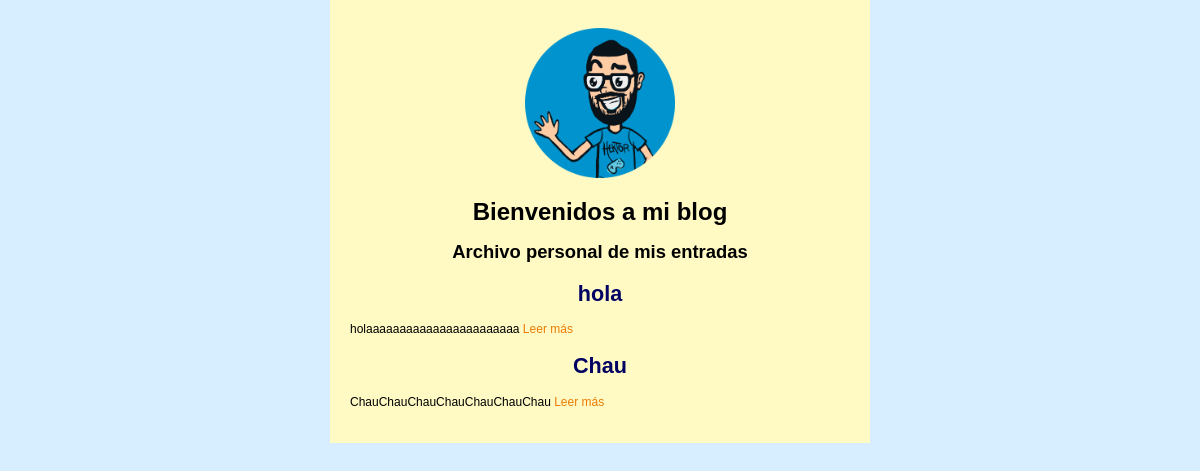
Before: / with the older database file.
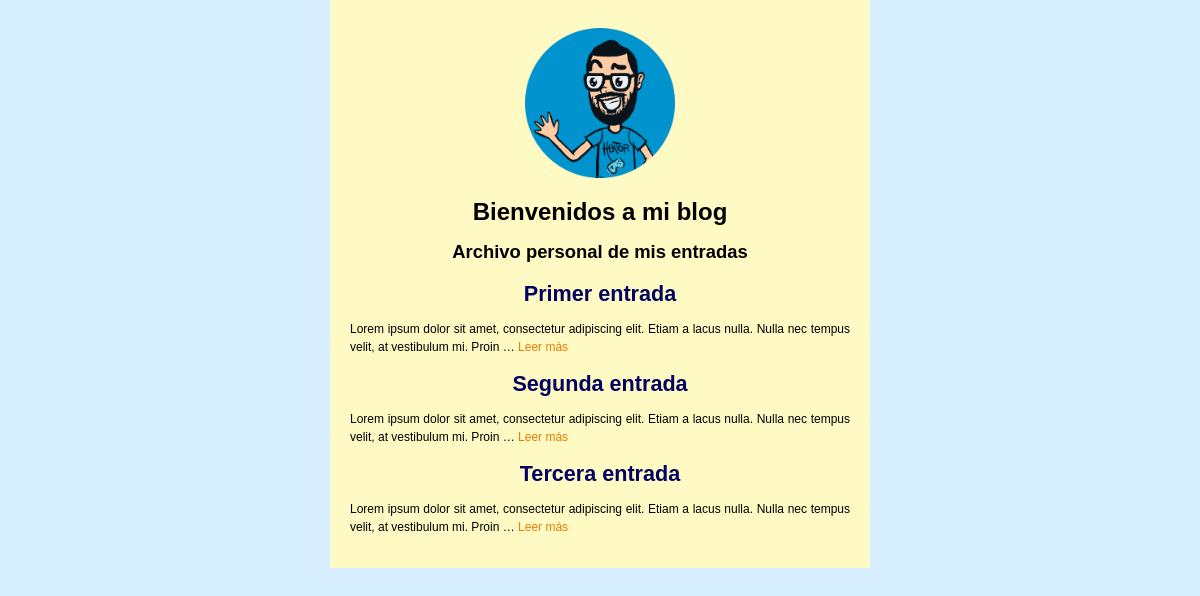
After: the same page with the newer database file.
### blog/models.py (models this page shows, shortened)
class Post(models.Model):
    title = models.CharField(max_length=200, verbose_name="Título")
    content = models.TextField(verbose_name="Contenido")
    created = models.DateTimeField(auto_now_add=True, verbose_name="Creado")
    modified = models.DateTimeField(auto_now=True, verbose_name="Modificado")
    class Meta:
        verbose_name = "entrada"
        verbose_name_plural = "entradas"

### blog/views.py (the view)
# urls.py: 2. Add a URL to urlpatterns:  path('', views.home, name='home')
def home(request):
    posts = Post.objects.all()
    return render(request, 'blog/home.html', {'posts': posts})

### blog/templates/blog/home.html (shortened to what this page needs)
{% extends 'blog/layout.html' %}
{% block content %}
    {% for post in posts %}
    <div>
        <h3>{{ post.title }}</h3>
        <p>{{ post.content|truncatewords:"20" }} <a href="{% url 'details' id=post.id %}">Leer más</a></p>
    </div>
    {% endfor %}
{% endblock %}

### blog/templates/blog/layout.html (shortened to what this page needs)
{% load static %}
<!DOCTYPE html>
<html lang="en">
<head>
    <link rel="stylesheet" href="{% static 'blog/styles.css' %}">
</head>
<body>
    <main>
        <img src="{% static 'blog/logo.png' %}" class="top"/>
        <h1>Bienvenidos a mi blog</h1>
        <h2>Archivo personal de mis entradas</h2>
        {% block content %}{% endblock %}
    </main>
</body>
</html>

### blog/static/blog/styles.css (style rules this page uses)
body { font-family: Arial, Helvetica, sans-serif; padding: 0; margin: 0; background: rgb(214, 238, 255); }
main { max-width: 500px; margin: 0 auto; padding: 1.25rem; text-align: center; background: #fffac4; }
h1 { font-size: 150%; margin: 0 auto; }
h2 { font-size: 115%; }
h3 { font-size: 135%; color: rgb(1, 2, 98); padding: 0.15rem 0; margin: 0; }
p { font-size: 75%; text-align: justify; line-height: 1.1rem; }
a { font-size: 95%; color: rgb(235, 123, 3); text-decoration: none; }
p > a { font-size: 100% !important; text-align: justify; }
img.top { height: 150px; width: 150px; padding: 0.5rem 0 1rem; }

Changed rows visible on the page:
changed Post: title "hola" → "Primer entrada"; content "holaaaaaaaaaaaaaaaaaaaaaaa" → "Lorem ipsum dolor sit amet, consectetur adipiscing elit. Etiam a lacus nulla. Nulla nec tempus velit, at vestibulum mi. Proin …"
changed Post: title "Chau" → "Segunda entrada"; content "ChauChauChauChauChauChauChau" → "Lorem ipsum dolor sit amet, consectetur adipiscing elit. Etiam a lacus nulla. Nulla nec tempus velit, at vestibulum mi. Proin …"
added Post: title "Tercera entrada", content "Lorem ipsum dolor sit amet, consectetur adipiscing elit. Etiam a lacus nulla. Nulla nec tempus velit, at vestibulum mi. Proin …"
